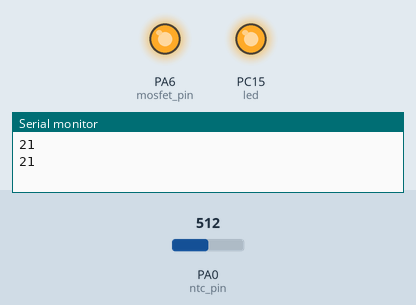
Recording of a sketch running on a simulated STM32 Blue Pill. On the bench: output pins drawn as LEDs (lit = HIGH), the last lines printed to the serial monitor. The test bench sets the inputs (shaded band); at power-on: PA0 (ntc_pin) = 512 (analog values on the 0–1023 scale). Pins used as bus, display or sensor lines are not drawn.

Above: at 1.3 s.
1.4 s: PA0 (ntc_pin) set to 245
At 2.8 s:
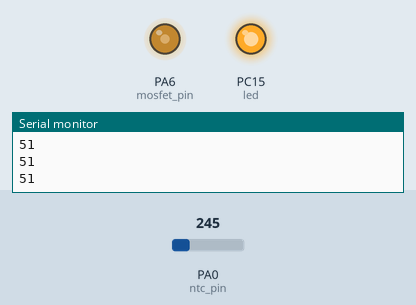
3.1 s: PA0 (ntc_pin) set to 265
At 3.8 s:
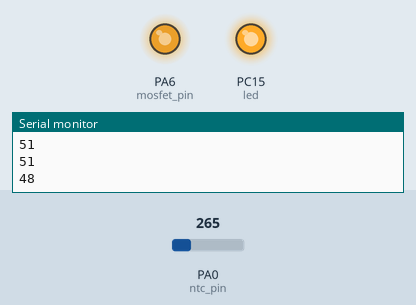
4.8 s: PA0 (ntc_pin) set to 122
At 5.7 s:
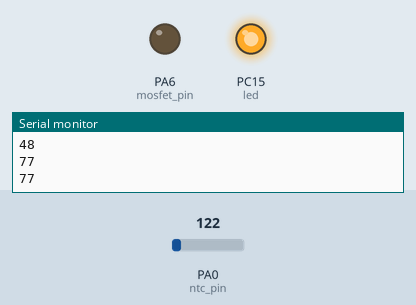
Timing chart, 0 to 7.8 s (numbered marks = the images above; inputs shaded):
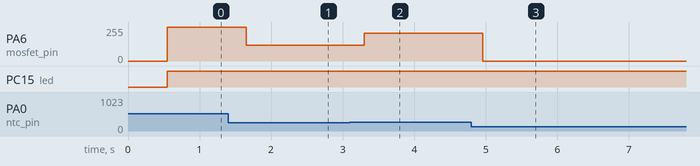

Measured:
- after the input at 1.4 s, PA6 (mosfet_pin): 255/255 → 120/255 after 0.25 s
- after the input at 3.1 s, PA6 (mosfet_pin): 120/255 → 210/255 after 0.20 s
- after the input at 4.8 s, PA6 (mosfet_pin): 210/255 → 0/255 after 0.16 s

The sketch:

SW_heater_controller_v1.ino
```cpp
// HEATER
#define mosfet_pin PA6
#define led PC15

// NTC
#define ntc_pin PA0                // Pin,to which the voltage divider is connected
#define vd_power_pin PA4           // 5V for the voltage divider
#define nominal_resistance 150000  // Nominal resistance at 25⁰C
#define nominal_temeprature 25     // temperature for nominal resistance (almost always 25⁰ C)
#define samplingrate 5             // Number of samples
#define beta 3950                  // The beta coefficient or the B value of the thermistor (usually 3000-4000) check the datasheet for the accurate value.
#define Rref 100520                // Value of  resistor used for the voltage divider
int samples = 10;                  // array to store the samples

void setup(void) {
  pinMode(mosfet_pin, OUTPUT);
  pinMode(led, OUTPUT);
  pinMode(ntc_pin, INPUT);
  pinMode(vd_power_pin, OUTPUT);
  // Serial.setRx(PA_10);
  // Serial.setTx(PA_9);
  Serial.begin(115200);  // initialize serial communication at a baud rate of 9600
  analogReadResolution(12);
  analogWriteFrequency(5);
}

#define error_ADC 0

int target_temp = 55;
#define KP 30
int time1 = 0;

void loop(void) {
  // int incomingByte = 0;  // for incoming serial data
  // if (Serial.available() > 0) {
  //   // read the incoming byte:
  //   incomingByte = Serial.read();
  //   target_temp = incomingByte;
  //   // say what you got:
  //   Serial.print("Temp setted to: ");
  //   Serial.println(incomingByte, DEC);
  // }


  if (millis() - time1 >= 500) {
    int real_temp = getTemperature(samples);
    Serial.println(real_temp);
    if (target_temp > real_temp) {
      digitalWrite(led, 1);
      int e = target_temp - real_temp;
      e = e * KP;
      if (e > 255) e = 255;
      analogWrite(mosfet_pin, e);
    } else {
      analogWrite(mosfet_pin, 0);
    }
    time1 = millis();
  }
}


float getTemperature(uint8_t readings) {
  uint8_t i;
  float average;
  samples = 0;
  // take voltage readings from the voltage divider
  digitalWrite(vd_power_pin, HIGH);
  for (i = 0; i < samplingrate; i++) {
    samples += analogRead(ntc_pin) + error_ADC;
    delay(10);
  }
  digitalWrite(vd_power_pin, LOW);
  average = 0;
  average = samples / samplingrate;

  // Calculate NTC resistance
  average = 4096 / average - 1;
  average = Rref / average;
  float temperature;
  temperature = average / nominal_resistance;           // (R/Ro)
  temperature = log(temperature);                       // ln(R/Ro)
  temperature /= beta;                                  // 1/B * ln(R/Ro)
  temperature += 1.0 / (nominal_temeprature + 273.15);  // + (1/To)
  temperature = 1.0 / temperature;                      // Invert
  temperature -= 273.15;                                // convert absolute temp to C
  return temperature - 13;
}
```
